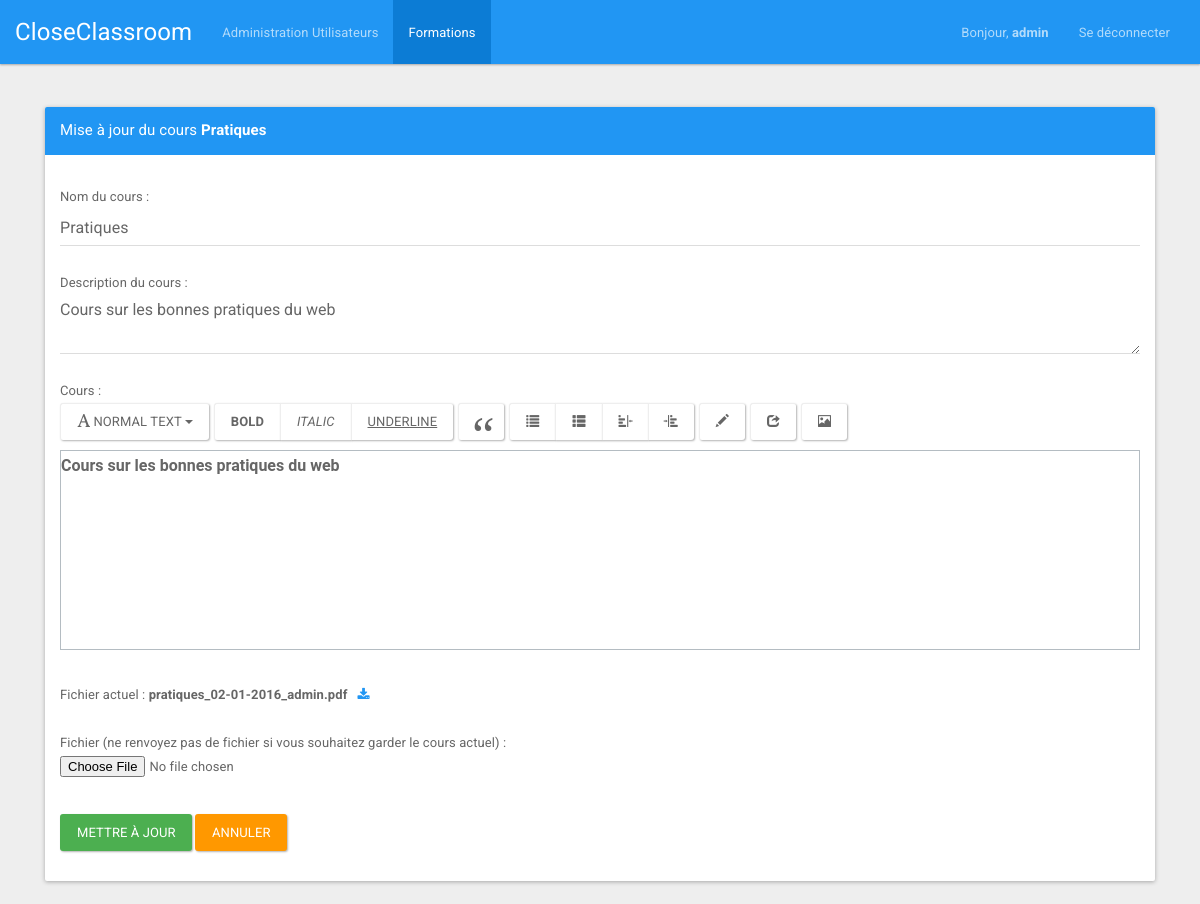
Page /index.php?page=updatePractice&idPractice=1 (signed in) on the committed database.
### tables this page shows
CREATE TABLE IF NOT EXISTS `users` (
  `id` int(11) NOT NULL AUTO_INCREMENT,
  `type` varchar(32) NOT NULL,
  `login` varchar(32) NOT NULL,
  `password` varchar(32) NOT NULL,
  `email` varchar(32) NOT NULL,
  `name` varchar(32) NOT NULL,
  `first_name` varchar(32) NOT NULL,
  PRIMARY KEY (`id`),
  UNIQUE KEY `login` (`login`),
  UNIQUE KEY `email` (`email`)
);

CREATE TABLE IF NOT EXISTS `practices` (
  `id` int(11) NOT NULL AUTO_INCREMENT,
  `name` varchar(256) NOT NULL,
  `path` varchar(256) NOT NULL,
  `user` int(11) NOT NULL,
  `description` text NOT NULL,
  `date` varchar(12) NOT NULL,
  `file` varchar(256) NOT NULL,
  `id_module` int(11) NOT NULL,
  `editor` text NOT NULL,
  PRIMARY KEY (`id`),
  KEY `user` (`user`),
  KEY `module` (`id_module`)
);

### bddManager/UserDAO.php (called while the page is built, shortened)
<?php
class UserDAO
{
    public function getInfoUser($idUser)
    {
        try {
            $resultat = mysqli_query($_SESSION['bdd'], "SELECT id, login, email, password, type, name, first_name FROM users WHERE `id`= '" . $idUser . "'");
            if (mysqli_num_rows($resultat) != '0') {
                $tab[0] = mysqli_fetch_assoc($resultat);
                return $tab[0];
            } else {
                return;
            }
        }
        catch (Exception $e) {
            $_SESSION['error'] = 'Erreur requete BDD';
            $_SESSION['display_msg_error'] = true;
        }
    }
}

### bddManager/PracticeDAO.php (called while the page is built, shortened)
<?php
class PracticeDAO
{
    public function getNameAndDescriptionPractice($idPractice)
    {
        try {
            $resultat = mysqli_query($_SESSION['bdd'], "SELECT name, description, editor FROM practices WHERE `id`= '" . $idPractice . "'");
            if (mysqli_num_rows($resultat) != '0') {
                $tab[0] = mysqli_fetch_assoc($resultat);
                return $tab[0];
            } else {
                return;
            }
        }
        catch (Exception $e) {
            $_SESSION['error'] = 'Erreur requete BDD';
            $_SESSION['display_msg_error'] = true;
        }
    }
    public function getFile($idPractice)
    {
        try {
            $resultat = mysqli_query($_SESSION['bdd'], "SELECT file, path FROM practices WHERE `id`= '" . $idPractice . "'");
            if (mysqli_num_rows($resultat) != '0') {
                $tab[0] = mysqli_fetch_assoc($resultat);
            }
            return $tab[0];
        }
        catch (Exception $e) {
            $_SESSION['error'] = 'Erreur requete BDD';
            $_SESSION['display_msg_error'] = true;
        }
    }
}

### views/FormPracticeView.class.php (the view, shortened to what this page needs)
<?php
class FormPracticeView
{
		public function getViewUpdate($idPractice, $name, $description, $file, $path, $editor)
		{
			return '
			<div class="container">
				<div style="margin-top:20px;" class="col-md-12">
					<div class="panel panel-primary" >
						<div class="panel-heading">
							<div class="panel-title">Mise à jour du cours <b>'.utf8_encode($name).'</b></div>
						</div>
						<div style="padding-top:30px" class="panel-body" >
							<form method="post" class="form-horizontal" role="form" action="index.php?page=updatePractice&idPractice='.$idPractice.'" enctype="multipart/form-data">
								<div style="margin-bottom: 25px">
									Nom du cours :<br> <input type="text" class="form-control" name="namePractice" value="'.utf8_encode($name).'" required>
								</div>
								<div style="margin-bottom: 25px">
									Description du cours :<br> <textarea class="form-control" name="descriptionPractice" cols="0" rows="0" required>'.utf8_encode($description).'</textarea>
								</div>
								<div style="margin-bottom: 25px">
									Cours :<br> <textarea class="htmlPractice" class="form-control" name="htmlPractice" style="width: 100%; height: 200px; border: #b4bcc2 1px solid;">'.utf8_encode($editor).'</textarea>
								</div>
								<div style="margin-bottom: 25px">
									Fichier actuel : <b>'.$file.'</b><a style="margin-left: 10px;" class="text-primary" download target="_blank" href="/'.$path.'"><i class="fa fa-download"></i></a><br /><br />
									Fichier (ne renvoyez pas de fichier si vous souhaitez garder le cours actuel) : <input type="file" name="fichierUp" size="50">
								</div>
								<div style="margin-top:10px" class="form-group">
									<div class="col-sm-12 controls">
										<input onclick="$(\'#hidden-editor\').html($(\'.htmlPractice\').val());" style="margin-top: 10px;" style="margin-top: 10px;" type="submit" name="envoyer" class="btn btn-success" value="Mettre à jour">
										<a style="margin-top: 10px;" class="btn btn-warning" href="javascript:history.go(-1)">Annuler</a>
									</div>
								</div>
							</form>
						</div>
					</div>
				</div>
			</div>
			';
		}
	}

### views/NavBarView.class.php (shortened to what this page needs)
<?php
class navBarView
{
	public function getViewLogged($firstNameUser, $typeUser)
	{
		if ($typeUser == 'Admin') {
			$view = '<nav class="navbar navbar-inverse">
			<div class="container-fluid">
				<div class="navbar-header">
					<button type="button" class="navbar-toggle collapsed" data-toggle="collapse" data-target="#bs-example-navbar-collapse-2">
						<span class="sr-only">Toggle navigation</span>
						<span class="icon-bar"></span>
						<span class="icon-bar"></span>
						<span class="icon-bar"></span>
					</button>
					<a class="navbar-brand" href="index.php">CloseClassroom</a>
				</div>
				<div class="collapse navbar-collapse" id="bs-example-navbar-collapse-2">
					<ul class="nav navbar-nav">
						<li id="tabUser"><a href="index.php?page=user">Administration Utilisateurs</a></li>
						<li id="tabFormation"><a href="index.php?page=formation">Formations</a></li>
					</ul>
					<ul class="nav navbar-nav navbar-right">
						<li><a href="index.php" style="font-size: 13px;"> Bonjour, <strong>'.utf8_encode($firstNameUser).'</strong> </a>
							<li><a href="index.php?page=logout">Se déconnecter</a></li>
						</ul>
					</div>
				</div>
			</nav>';
		}
		return $view;
	}
}

### rows in the picture
users: first_name "admin"
practices: name "Pratiques", namePractice "Pratiques", descriptionPractice "Cours sur les bonnes pratiques du web", file "pratiques_02-01-2016_admin.pdf"
